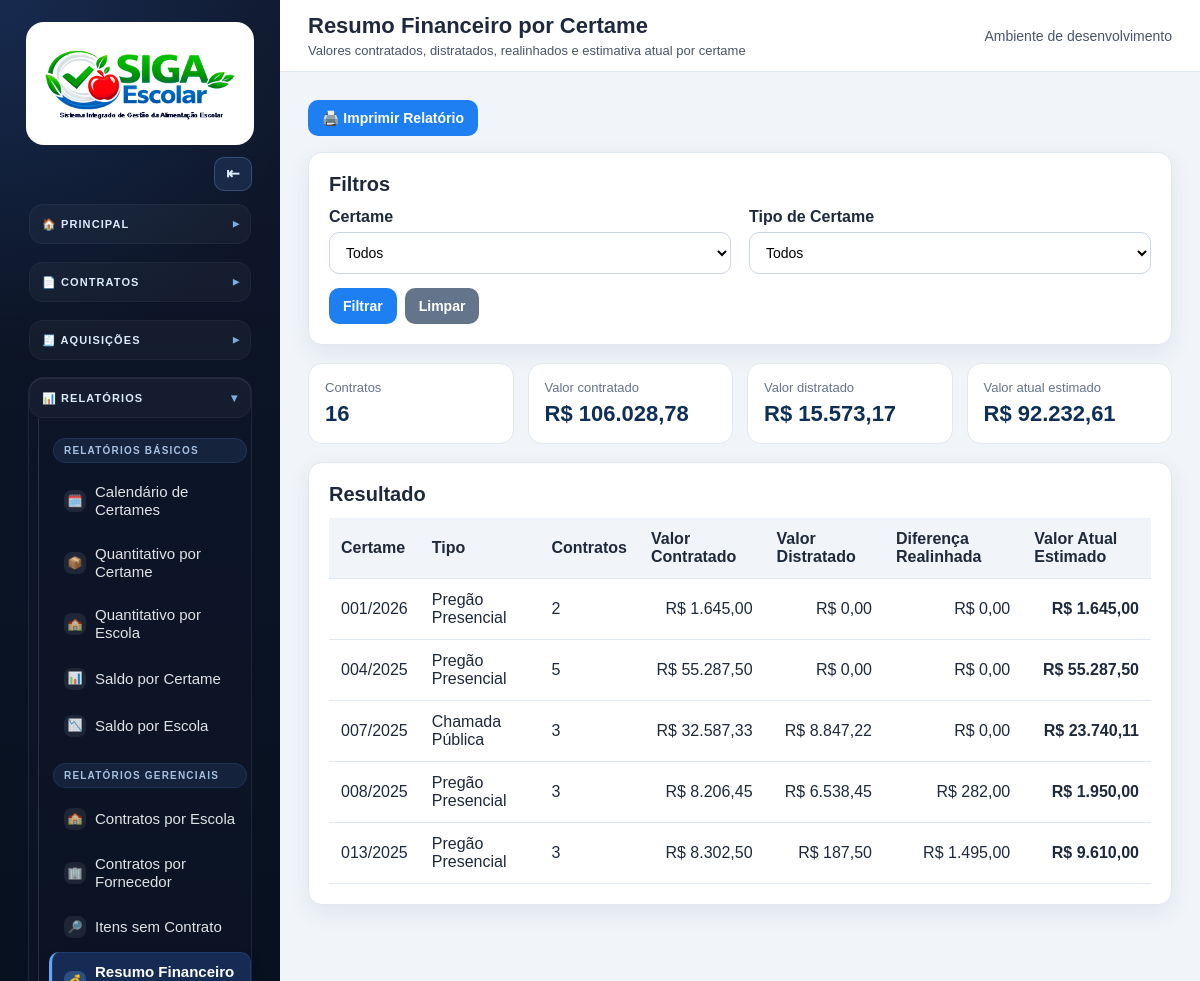
The page /documentos/relatorios/resumo-financeiro-certame/ on the database as committed earlier.
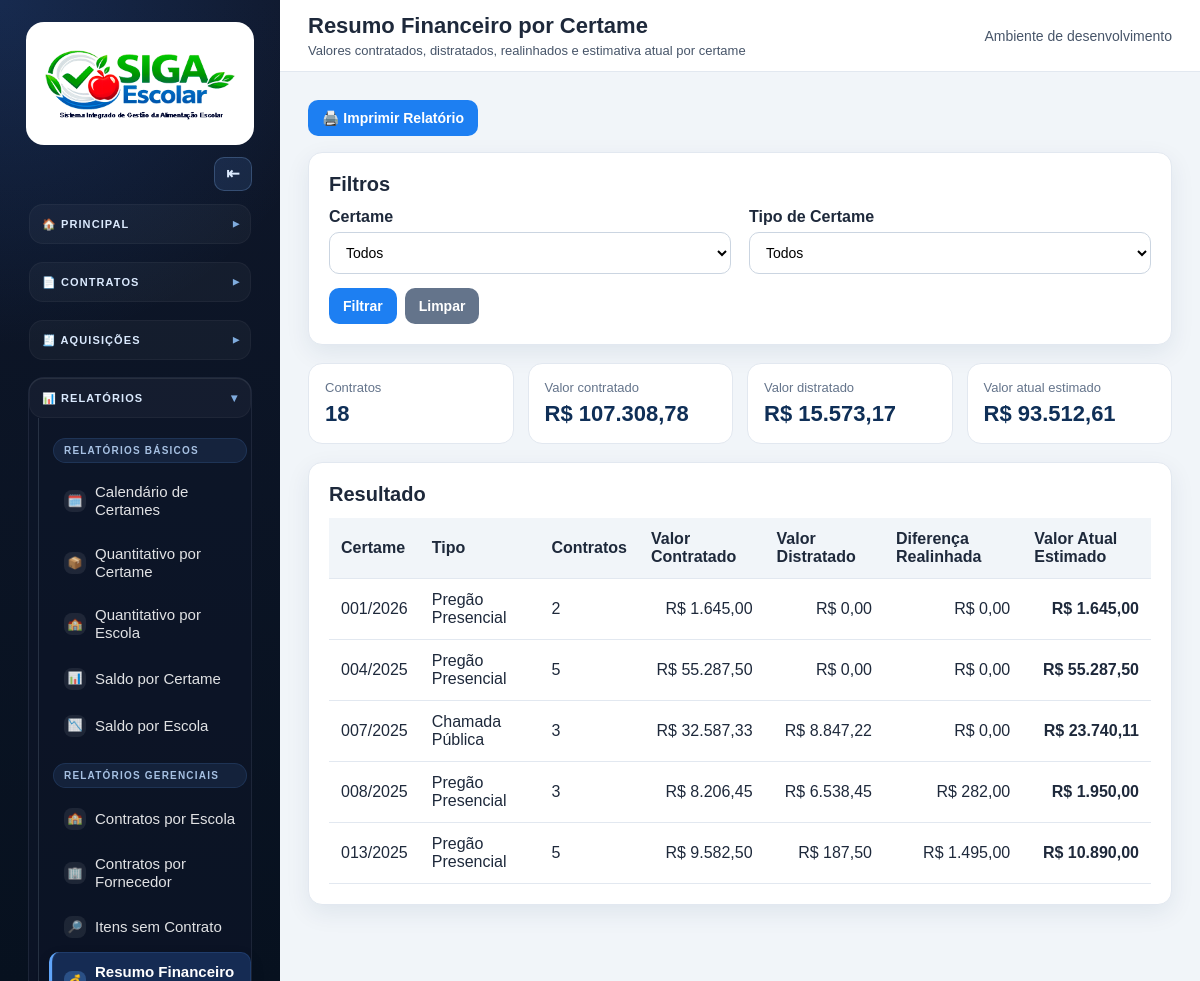
The same page on the database as committed later.
### apps/pregoes/models.py (models this page shows, shortened)
class Pregao(models.Model):
    TIPO_PREGAO_PRESENCIAL = "pregao_presencial"
    TIPO_CHAMADA_PUBLICA = "chamada_publica"
    TIPO_CERTAME_CHOICES = [
        (TIPO_PREGAO_PRESENCIAL, "Pregão Presencial"),
        (TIPO_CHAMADA_PUBLICA, "Chamada Pública"),
    ]
    STATUS_NAO_INICIADO = "nao_iniciado"
    STATUS_EM_ANDAMENTO = "em_andamento"
    STATUS_FINALIZADO = "finalizado"
    STATUS_CHOICES = [
        (STATUS_NAO_INICIADO, "Não iniciado"),
        (STATUS_EM_ANDAMENTO, "Em andamento"),
        (STATUS_FINALIZADO, "Finalizado"),
    ]
    tipo_certame = models.CharField(
        "Tipo de Certame",
        max_length=30,
        choices=TIPO_CERTAME_CHOICES,
        default=TIPO_PREGAO_PRESENCIAL,
        help_text="Define se o processo será executado como Pregão Presencial ou Chamada Pública.",
    )
    numero = models.CharField("Número do Certame", max_length=30)
    numero_processo = models.CharField(
        "Número do Processo",
        max_length=100,
        blank=True,
        help_text="Número do processo administrativo vinculado ao certame.",
    )
    ano = models.PositiveIntegerField("Ano")
    municipios = models.ManyToManyField(
        Municipio,
        through="PregaoMunicipio",
        related_name="pregoes",
        verbose_name="Municípios",
    )
    fornecedores = models.ManyToManyField(
        Fornecedor,
        through="PregaoFornecedor",
        related_name="pregoes",
        verbose_name="Fornecedores",
    )
    nome_pregoeiro = models.CharField("Nome do Pregoeiro", max_length=255)
    cpf_pregoeiro = models.CharField(
        "CPF do Pregoeiro",
        max_length=14,
        validators=[validar_cpf],
    )
    nome_ordenador_despesas = models.CharField(
        "Nome do Ordenador de Despesas",
        max_length=255,
        blank=True,
        help_text="Nome completo do ordenador de despesas vinculado ao certame.",
    )
    rg_ordenador_despesas = models.CharField(
        "RG do Ordenador de Despesas",
        max_length=50,
        blank=True,
    )
    cpf_ordenador_despesas = models.CharField(
        "CPF do Ordenador de Despesas",
        max_length=14,
        blank=True,
        validators=[validar_cpf],
    )
    local_pregao = models.CharField("Local do Pregão", max_length=255)
    data_pregao = models.DateField("Data do Pregão")
    status = models.CharField(
        "Status",
        max_length=30,
        choices=STATUS_CHOICES,
        default=STATUS_NAO_INICIADO,
    )
    criado_por = models.ForeignKey(
        settings.AUTH_USER_MODEL,
        on_delete=models.PROTECT,
        related_name="pregoes_criados",
        verbose_name="Criado por",
        null=True,
        blank=True,
    )
    finalizado_em = models.DateTimeField("Finalizado em", null=True, blank=True)
    percentual_alerta_media = models.DecimalField(
        "Percentual de Alerta da Média",
        max_digits=5,
        decimal_places=2,
        default=50,
        help_text="Percentual de alerta aplicado a todos os itens deste certame.",
    )
    criado_em = models.DateTimeField("Criado em", auto_now_add=True)
    atualizado_em = models.DateTimeField("Atualizado em", auto_now=True)
    class Meta:
        verbose_name = "Certame"
        verbose_name_plural = "Certames"
        ordering = ["-ano", "-numero"]
        constraints = [
            models.UniqueConstraint(
                fields=["tipo_certame", "numero", "ano"],
                name="unique_tipo_numero_ano_certame",
            )
        ]

### apps/documentos/views.py (the view)
def relatorios_resumo_financeiro_certame(request):
    certames = relatorios_certames_permitidos(request)
    pregao_id = request.GET.get("pregao") or ""
    tipo_certame = request.GET.get("tipo_certame") or ""
    contratos = relatorios_contratos_financeiros_permitidos(request)
    if pregao_id:
        contratos = contratos.filter(pregao_id=pregao_id)
    if tipo_certame:
        contratos = contratos.filter(pregao__tipo_certame=tipo_certame)
        certames = certames.filter(tipo_certame=tipo_certame)
    contratos_validos = contratos.exclude(status=ContratoGerado.STATUS_CANCELADO)
    contratos_por_certame = {}
    for contrato in contratos_validos:
        chave = contrato.pregao_id
        if chave not in contratos_por_certame:
            contratos_por_certame[chave] = {
                "certame": contrato.pregao,
                "total_contratos": 0,
                "valor_contratado": Decimal("0"),
                "valor_distratado": Decimal("0"),
                "valor_realinhado": Decimal("0"),
                "valor_atual_estimado": Decimal("0"),
            }
        contratos_por_certame[chave]["total_contratos"] += 1
        contratos_por_certame[chave]["valor_contratado"] += contrato.valor_total or Decimal("0")
    distratos = DistratoContrato.objects.select_related(
        "contrato",
        "contrato__pregao",
        "contrato__escola",
    ).filter(
        contrato__in=contratos_validos,
    )
    for distrato in distratos:
        chave = distrato.contrato.pregao_id
        if chave in contratos_por_certame:
            contratos_por_certame[chave]["valor_distratado"] += distrato.valor_total or Decimal("0")
    realinhamentos = RealinhamentoPreco.objects.select_related(
        "contrato",
        "contrato__pregao",
        "contrato__escola",
    ).filter(
        contrato__in=contratos_validos,
        status=relatorios_status_registrado(RealinhamentoPreco),
    )
    for realinhamento in realinhamentos:
        chave = realinhamento.contrato.pregao_id
        if chave in contratos_por_certame:
            contratos_por_certame[chave]["valor_realinhado"] += realinhamento.diferenca_total or Decimal("0")
    linhas = list(contratos_por_certame.values())
    for linha in linhas:
        linha["valor_atual_estimado"] = (
            linha["valor_contratado"]
            + linha["valor_realinhado"]
            - linha["valor_distratado"]
        )
    linhas.sort(
        key=lambda linha: (
            -linha["certame"].ano,
            str(linha["certame"].numero),
        )
    )
    totais = {
        "contratos": sum((linha["total_contratos"] for linha in linhas), 0),
        "contratado": sum((linha["valor_contratado"] for linha in linhas), Decimal("0")),
        "distratado": sum((linha["valor_distratado"] for linha in linhas), Decimal("0")),
        "realinhado": sum((linha["valor_realinhado"] for linha in linhas), Decimal("0")),
        "atual": sum((linha["valor_atual_estimado"] for linha in linhas), Decimal("0")),
    }
    return render(
        request,
        "documentos/relatorios_resumo_financeiro_certame.html",
        {
            "certames": certames,
            "linhas": linhas,
            "totais": totais,
            "filtros": {
                "pregao": pregao_id,
                "tipo_certame": tipo_certame,
            },
            "tipo_certame_choices": Pregao.TIPO_CERTAME_CHOICES,
            "restrito_escola": relatorios_usuario_eh_consulta_escola(request),
            "escola_vinculada": relatorios_escola_vinculada_usuario(request),
        },
    )

### templates/documentos/relatorios_resumo_financeiro_certame.html (shortened to what this page needs)
{% extends "base.html" %}
{% load pregoes_extras %}
{% block page_title %}Resumo Financeiro por Certame{% endblock %}
{% block page_subtitle %}Valores contratados, distratados, realinhados e estimativa atual por certame{% endblock %}
{% block content %}
<div class="actions no-print" style="margin-bottom: 16px;">
    <button class="btn btn-primary" type="button" onclick="window.print()">
        🖨️ Imprimir Relatório
    </button>
</div>
<div class="card relatorio-filtros">
    <h2>Filtros</h2>
    <form method="get">
        <div class="grid grid-2">
            <div class="form-group">
                <label>Certame</label>
                <select name="pregao">
                    <option value="">Todos</option>
                </select>
            </div>
            <div class="form-group">
                <label>Tipo de Certame</label>
                <select name="tipo_certame">
                    <option value="">Todos</option>
                </select>
            </div>
        </div>
        <div class="actions">
            <button class="btn btn-primary" type="submit">Filtrar</button>
            <a class="btn btn-secondary" href="{% url 'documentos:relatorios_resumo_financeiro_certame' %}">Limpar</a>
        </div>
    </form>
</div>
<div class="resumo-relatorio">
    <div class="resumo-card">
        <div class="resumo-label">Contratos</div>
        <div class="resumo-value">{{ totais.contratos }}</div>
    </div>
    <div class="resumo-card">
        <div class="resumo-label">Valor contratado</div>
        <div class="resumo-value">{{ totais.contratado|moeda_br }}</div>
    </div>
    <div class="resumo-card">
        <div class="resumo-label">Valor distratado</div>
        <div class="resumo-value">{{ totais.distratado|moeda_br }}</div>
    </div>
    <div class="resumo-card">
        <div class="resumo-label">Valor atual estimado</div>
        <div class="resumo-value">{{ totais.atual|moeda_br }}</div>
    </div>
</div>
<div class="card">
    <h2>Resultado</h2>
    <div class="table-wrapper">
        <table>
            <thead>
                <tr>
                    <th>Certame</th>
                    <th>Tipo</th>
                    <th>Contratos</th>
                    <th>Valor Contratado</th>
                    <th>Valor Distratado</th>
                    <th>Diferença Realinhada</th>
                    <th>Valor Atual Estimado</th>
                </tr>
            </thead>
            <tbody>
                {% for linha in linhas %}
                <tr>
                    <td>{{ linha.certame.numero }}/{{ linha.certame.ano }}</td>
                    <td>{{ linha.certame.get_tipo_certame_display }}</td>
                    <td>{{ linha.total_contratos }}</td>
                    <td class="texto-direita">{{ linha.valor_contratado|moeda_br }}</td>
                    <td class="texto-direita">{{ linha.valor_distratado|moeda_br }}</td>
                    <td class="texto-direita">{{ linha.valor_realinhado|moeda_br }}</td>
                    <td class="texto-direita"><strong>{{ linha.valor_atual_estimado|moeda_br }}</strong></td>
                </tr>
                {% empty %}
                <tr>
                    <td colspan="7">Nenhum registro financeiro encontrado.</td>
                </tr>
                {% endfor %}
            </tbody>
        </table>
    </div>
</div>
{% endblock %}

Rows that differ between the two databases and show on the page:
changed Pregao (number 5 of 5 on the later page): total_contratos "3" → "5"; valor_contratado|moeda_br "R$ 8.302,50" → "R$ 9.582,50"; valor_atual_estimado|moeda_br "R$ 9.610,00" → "R$ 10.890,00"
Other text that changed with them:
{{ totais.contratos }}: "16" → "18"
{{ totais.contratado|moeda_br }}: "R$ 106.028,78" → "R$ 107.308,78"
{{ totais.atual|moeda_br }}: "R$ 92.232,61" → "R$ 93.512,61"
